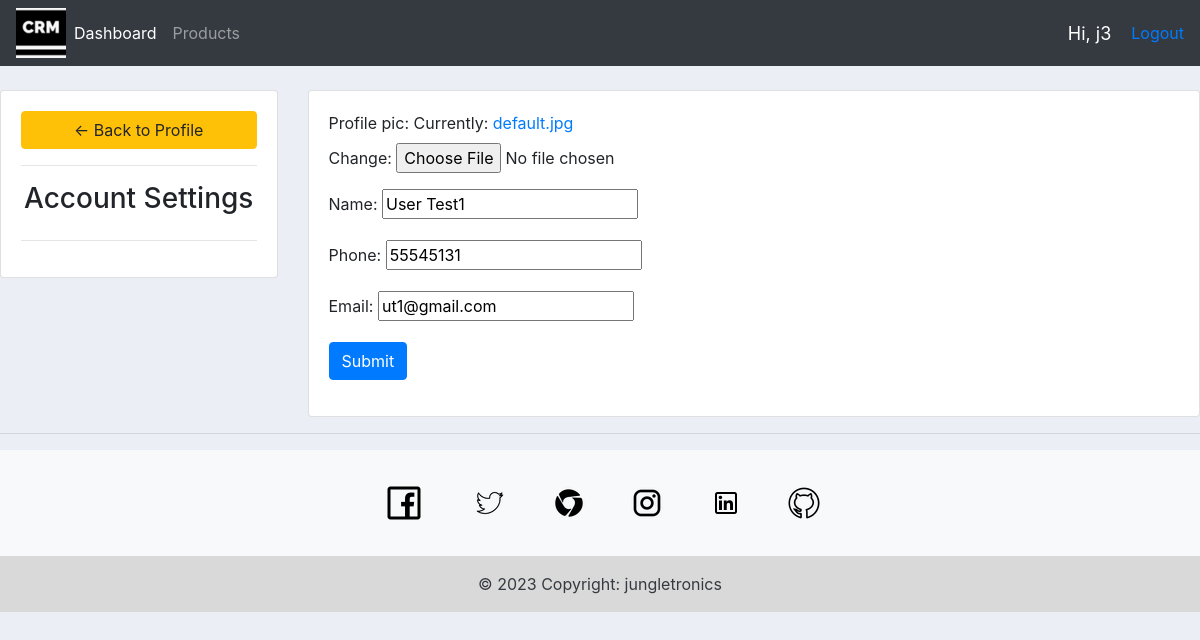
The page /account_admin/14/ (signed in) on the database its author committed.
### accounts/models.py (models this page shows, shortened)
class Customer(models.Model):
    user = models.OneToOneField(
        User, null=True, blank=True, on_delete=models.CASCADE)
    profile_pic = models.ImageField(
        default='default.jpg')
    name = models.CharField(max_length=200, null=True)
    phone = models.CharField(max_length=200, null=True)
    email = models.CharField(max_length=200, null=True)
    date_created = models.DateTimeField(auto_now_add=True, null=True)

### accounts/decorators.py (the view)
        def wrapper_func(request, *args, **kwargs):
            group = None
            if request.user.groups.exists():
                group = request.user.groups.all()[0].name
                print(group)
            if group in allowed_roles:
                return view_func(request, *args, **kwargs)
            else:
                return HttpResponse("You are not authorized to view this page :/")

### accounts/form.py
class CustomerForm(ModelForm):
    class Meta:
        model = Customer
        fields = '__all__'
        exclude = ['user']

### accounts/views.py (called while the page is built)
@login_required(login_url='login')
@is_user_allow(allowed_roles=['admin'])
def accountAdmin(request, pk):
    customer = Customer.objects.get(id=pk)
    form = CustomerForm(instance=customer)
    if request.method == 'POST':
        form = CustomerForm(request.POST, request.FILES, instance=customer)
        if form.is_valid():
            form.save()
    context = {'form': form}
    return render(request, 'accounts/account_settings.html', context)

### accounts/templates/accounts/account_settings.html (shortened to what this page needs)
{%  extends 'accounts/base.html' %}
{% load static %}
{% block content %}
<br>
<div class="row">
	<div class="col-md-3">
		<div class="card card-body">
			<a class="btn btn-warning" href="{% url 'home' %}"> &#8592; Back to Profile</a>
			<hr>
			<h3 style="text-align: center">Account Settings</h3>
			<hr>
		</div>
	</div>
	<div class="col-md-9">
		<div class="card card-body">
			<form method="POST" action="" enctype="multipart/form-data">
				{{form.as_p}}
			<input class="btn btn-primary" type="submit" name="Update Information">
			</form>
		</div>
	</div>
</div>
{% endblock %}

### accounts/templates/accounts/navbar.html (shortened to what this page needs)
{% load static %}
<nav class="navbar navbar-expand-lg navbar-dark bg-dark">
  <a href="{% url 'home' %}"><img src="{% static 'images/crm_logo.png' %}" alt="CRM logo image"></a>
  <div class="collapse navbar-collapse" id="navbarNav">
    <ul class="navbar-nav">
      {% if request.user.is_staff %}
      <li class="nav-item active">
        <a class="nav-link" href="{% url 'home' %}">Dashboard</a>
      </li>
      <li class="nav-item">
        <a class="nav-link" href="{% url 'products' %}">Products</a>
      </li>
      {% else %}
      <li class="nav-item">
        <a class="nav-link" href="{% url 'account' %}">Settings</a>
      </li>
      {% endif %}
    </ul>
  </div>
  <span class="hi_msg">Hi, {{request.user}} </span>
  <span><a  href="{% url 'logout' %}">Logout</a></span>
</nav>

### static/css/style.css (style rules this page uses)
body { background-color: #ebeff5; }

### accounts/templates/accounts/navbar.html (style rules this page uses)
.hi_msg { font-size: 18px; color: #fff; margin-right: 20px; }

### rows shown on the page
Customer: name "User Test1", phone "55545131", email "ut1@gmail.com"

### other values the page prints
{{ request.user }} "j3"
